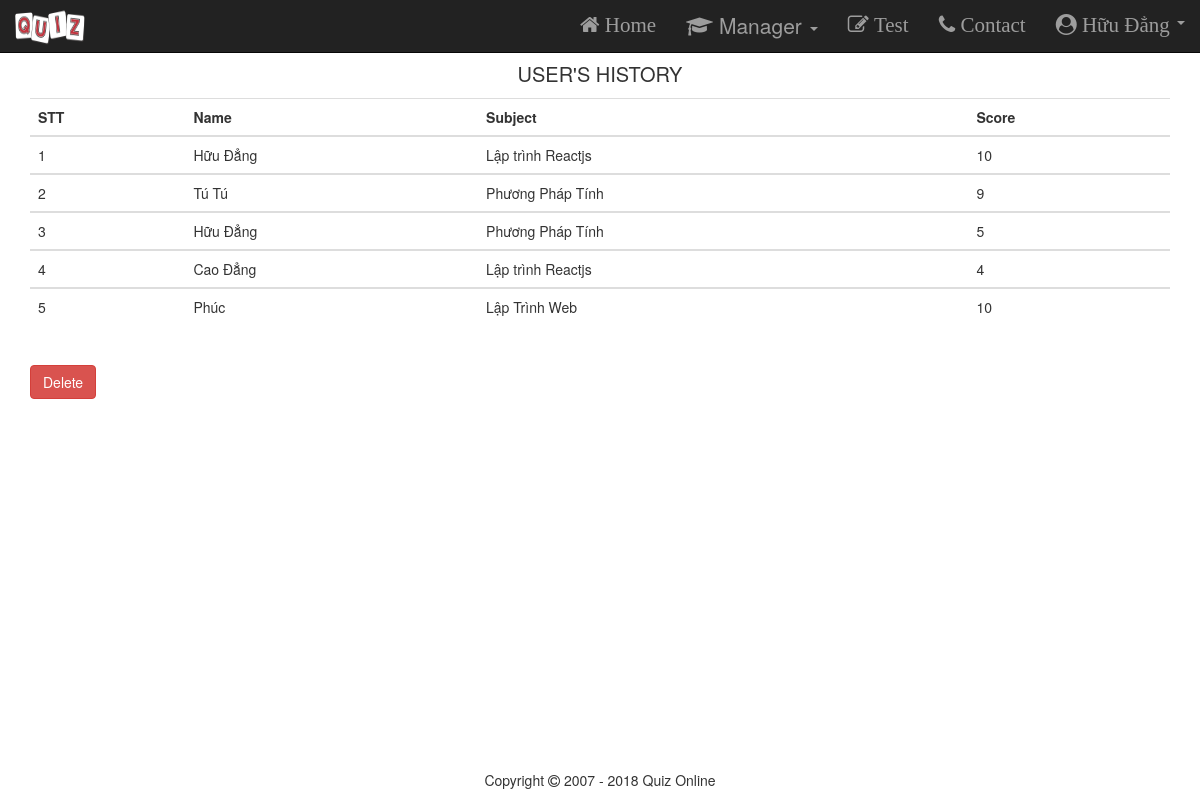
Screenshot of /history.php (signed in) with the database file from the repository.
### tables this page shows
CREATE TABLE `member` (
  `id_member` int(11) NOT NULL,
  `username` varchar(65) NOT NULL,
  `password` varchar(65) NOT NULL,
  `role` varchar(50) NOT NULL,
  `name` varchar(100) NOT NULL,
  `email` varchar(100) NOT NULL
);

CREATE TABLE `history` (
  `id_history` int(11) NOT NULL,
  `id_member` int(11) NOT NULL,
  `score` double NOT NULL,
  `subject_name` varchar(100) NOT NULL
);

### Config/db.php (called while the page is built, shortened)
<?php
$tb_name="member";
$history = "history";
?>

### history.php (the view, shortened to what this page needs)
<?php
require_once('Config/db.php');
if (!isset($_SESSION['username'])) {
    header('Location: login.php');
}else {
    $username = $_SESSION['username'];
    $sql = mysqli_query($conn, "select *from $tb_name WHERE  username = '$username'");
    $row = mysqli_fetch_array($sql);
    $id_member = $_SESSION['id_member'];
	$count = 0;
    if ($row['role'] == 'USER') {
        $_SESSION['role'] = $row['role'];
        $sql2 = mysqli_query($conn, "select *from $history MS, member MB WHERE MS.id_member = '$id_member' and MB.id_member = '$id_member'");
        ?>
		 <head>
            <title>History</title>
            <meta charset="utf-8">
            <meta name="viewport" content="width=device-width, initial-scale=1">
            <link  type="text/css" href="style.css" rel="stylesheet">
			<link  type="text/css" href="styleLogin.css" rel="stylesheet">
			<link rel= " shortcut icon" href="images/logo1.jpg" type="image/ico">
			<link rel="stylesheet" href="http://maxcdn.bootstrapcdn.com/font-awesome/4.4.0/css/font-awesome.min.css">
			<link rel="stylesheet" href="https://maxcdn.bootstrapcdn.com/bootstrap/3.3.7/css/bootstrap.min.css">
		  <script src="https://ajax.googleapis.com/ajax/libs/jquery/3.3.1/jquery.min.js"></script>
		  <script src="https://maxcdn.bootstrapcdn.com/bootstrap/3.3.7/js/bootstrap.min.js"></script>
        </head>
<body>
      	<?php require_once('NavBar.php');?>
		<div class="container">
		<h3 style="color:yellow">HISTORY</h3>
		 <table style=" font-size:20px;color:yellow"  class="table ">
		<thead>
			<tr>
				<th>STT</th>
				<th>Name</th>
				<th>Subject</th>
				<th>Score</th>
			</tr>
		</thead>
        <?php
			while ($result = mysqli_fetch_array($sql2)) {
				$count += 1;
				?>
				<tbody>
				<tr>
					<td><?= $count ?></td>
					<td><?= $result['name'] ?></td>
					<td><?=$result['subject_name']?></td>
					<td><?= $result['score'] ?></td>
				</tr>
				</tbody>
				<?php
			}
        ?>
        </table>
        </div>
		<script>
		$('ul.nav li.dropdown').hover(function() {
		 $(this).find('.dropdown-menu').stop(true, true).delay(200).fadeIn(500);
		}, function() {
		  $(this).find('.dropdown-menu').stop(true, true).delay(200).fadeOut(500);
		});
	</script>
</body>
        <?php
    }
     else {
        $sql2=mysqli_query($conn,"select *from $history hs, member mb where hs.id_member = mb.id_member");
    ?>
          <!DOCTYPE html>
        <html lang="en">
        <head>
            <link  type="text/css" href="style.css" rel="stylesheet">
			<link rel="stylesheet" href="http://maxcdn.bootstrapcdn.com/font-awesome/4.4.0/css/font-awesome.min.css">
			<link rel="stylesheet" href="https://maxcdn.bootstrapcdn.com/bootstrap/3.3.7/css/bootstrap.min.css">
        </head>
        <body>
      <?php require_once('NavBar.php');?>
        <br/> <br/> <br/>
        <section>
        <div class="container ">
	<table class="table table-responsive" >
		<thead>
            <tr ><p style="font-size: 20px;text-align:center">USER'S HISTORY</p></tr>
        <tr>
            <th>STT</th>
            <th>Name</th>
            <th>Subject</th>
            <th>Score</th>
        </tr>
		</thead>
		<?php
        while ($result = mysqli_fetch_array($sql2)) {
            $count += 1;
			?>
		<tbody>
            <tr>
                <td><?= $count ?></td>
                <td><?= $result['name'] ?></td>
                <td><?= $result['subject_name']?></td>
                <td><?= $result['score'] ?></td>
            </tr>
		</tbody>
            <?php
        }
        ?>
    </table>
	<br/>
     <a style="margin-bottom:10px" onclick="return confirm('Are you sure want to delete all history?')"href="history.php?delete"class="btn btn-danger">Delete</a>
</section>
<br/><br/><br/><br/><br/><br/><br/><br/>
		<br/><br/><br/><br/>
    <footer style="position:fixed;bottom:0px;width:100%;text-align:center;" id="whatever" class="container-fluid text-center text">
		<p>Copyright <i class="fa fa-copyright"></i> 2007 - 2018 Quiz Online</p>
	</footer>
        </body>
        </html>
        <?php
}
}
?>

### NavBar.php (shortened to what this page needs)
<?php
require_once('Config/db.php');
?>
<!DOCTYPE html>
<html>
<head>
		<link  type="text/css" href="./style.css" rel="stylesheet">
    <link rel="stylesheet" href="http://maxcdn.bootstrapcdn.com/font-awesome/4.7.0/css/font-awesome.min.css">
	<link rel="stylesheet" href="https://maxcdn.bootstrapcdn.com/bootstrap/3.3.7/css/bootstrap.min.css">
</head>
<body>
<nav class="navbar navbar-inverse navbar-fixed-top" style="width:100%" >
	  <div class="container-fluid">
		<div class="navbar-header">
		  <span class="navbar-brand">
				<img src="./images/quiz3.png" style ="width:70px;height:51px;margin-top:-13px "/>
		  </span>
		</div>
		<div class = "collapse navbar-collapse" id="myNavbar">
		<ul class="nav navbar-nav navbar-right " >
		  <li><a class="fa fa-home" href="index.php"> Home</a></li>
		  <li class="dropdown">
			<a class="dropdown-toggle" data-toggle="dropdown" href="#">
			<span ><i class="fa fa-graduation-cap "></i></span>
			Manager
			<span class="caret"></span></a>
		  </li>
		  <li><a class="fa fa-pencil-square-o" href="library.php"> Test</a></li>
		  <li><a class="fa fa-phone" href="Contact.php"> Contact</a></li>
		<?php
			if($_SESSION['username']){
				$id_member = $_SESSION['id_member'];
				$role =mysqli_query($conn,"select role,name from member where id_member = '$id_member' ");
				$row = $role->fetch_assoc();
				if($row['role'] == 'ADMIN') {
			?>
			<li class="dropdown">
					<a class="dropdown-toggle fa fa-user-circle" data-toggle="dropdown" href="#">	<?php echo $row['name'] ?>
					<span class="caret"></span></a>
		  </li>
				<?php
			}
		}
		?>
		</ul>
	  </div>
		</div>
	</nav>
</body>
</html>

### style.css (style rules this page uses)
nav { font-size:21px; text-align:center; width:100%; }

### rows the page displays
member: name "Hữu Đẳng"
history: id_member.name "Hữu Đẳng", subject_name "Lập trình Reactjs", score "10"
history: id_member.name "Tú Tú", subject_name "Phương Pháp Tính", score "9"
history: id_member.name "Hữu Đẳng", subject_name "Phương Pháp Tính", score "5"
history: id_member.name "Cao Đẳng", subject_name "Lập trình Reactjs", score "4"
history: id_member.name "Phúc", subject_name "Lập Trình Web", score "10"
